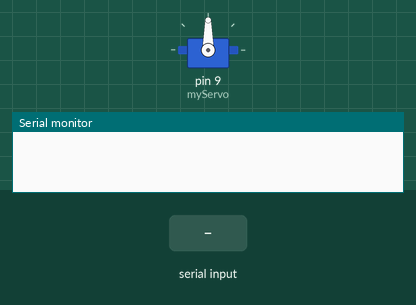
This sketch was run on a simulated Arduino Mega 2560, built with avr-gcc and run on an emulated ATmega2560. Parts: servo, the last lines printed to the serial monitor. The test bench sets the inputs (shaded band).

Above: at 1.2 s.
1.3 s: "30,150\n" received over the second serial link
At 1.9 s:
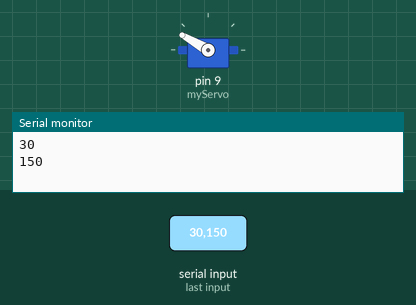
At 2.7 s:
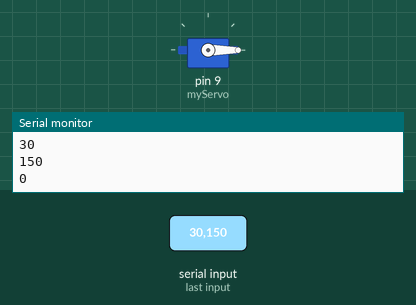
3.8 s: "90,45\n" received over the second serial link
At 4.6 s:
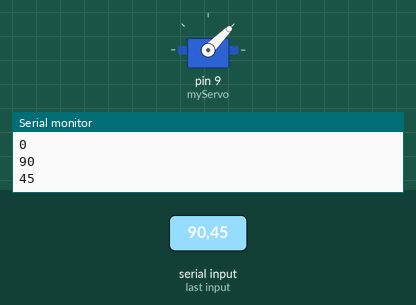
Timing chart, 0 to 6.8 s (numbered marks = the images above; inputs shaded):
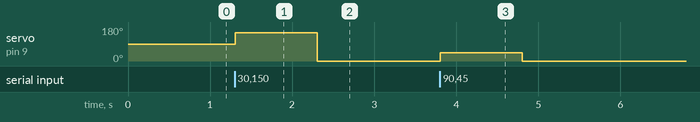

The sketch:

receiver_mega.ino
```cpp
#include <Servo.h>//Servo kutuphanesini ekle

Servo myServo;

void setup() {
  Serial.begin(9600);
  Serial2.begin(9600);//Serial2 de LoRa bagli
  myServo.attach(9);//servo pini tanimlama
}

void loop() {
  if (Serial2.available()) //Loradan veri geliyorsa
  {
    int angle = Serial2.parseInt(); //Gelen degeri INT olarak oku

    if (angle >= 0 && angle <= 180)//Aci degeri 0-180 arasinda ise
    {
      myServo.write(angle);//Aci bilgisine uygun PWM sinyali servoya ilet
      Serial.println(angle);
    }
  }
}
```

Measured:
- after the input at 1.3 s, servo on pin 9 (myServo): 90° → 150° at once, → 0° 1.0 s later
- after the input at 3.8 s, servo on pin 9 (myServo): 0° → 45° at once, → 0° 1.0 s later
